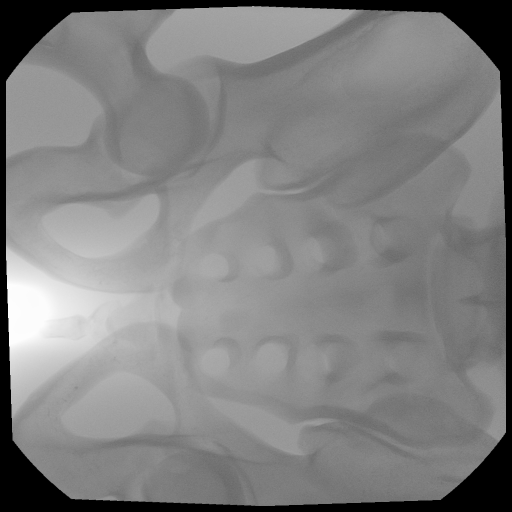
#> input picture synthetic_data_generation/xray.png, 1024 x 1024 px (shown at 1/2 size); its folder holds only this picture in this run
$ python -i utils.py   (imports and definitions only)
#> lines starting #> are read from the running program, lines starting #| are printed output that depends on the picture
#> further down, picture is the input picture: PIL image 1024x1024 RGBA; mean R, G, B, A 128.6, 128.6, 128.6, 255
import glob
import os
import random
import shutil

import cv2
import numpy as np
from PIL import ImageEnhance, ImageFilter, Image
from sklearn.model_selection import train_test_split


def apply_transformations(image):
    # Apply random rotation
    angle = random.randint(-180, 180)
    rotated_image = image.rotate(angle)
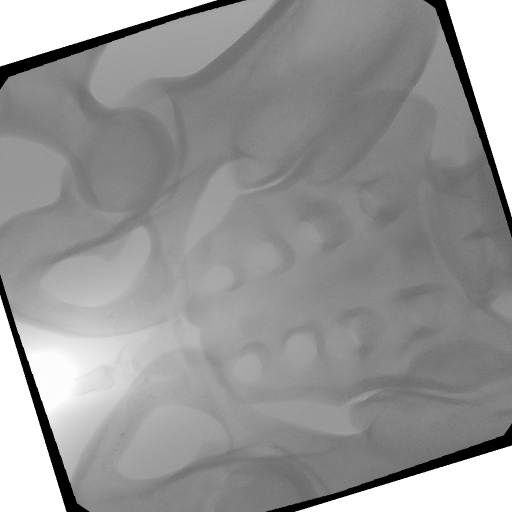
#> rotated_image: PIL image 1024x1024 RGBA (shown at 1/2 size); mean R, G, B, A 122.2, 122.2, 122.2, 226.8; transparent parts drawn white

    # Apply random brightness change
    enhancer = ImageEnhance.Brightness(rotated_image)
    brightness_factor = random.uniform(0.5, 1.5)
    brightened_image = enhancer.enhance(brightness_factor)
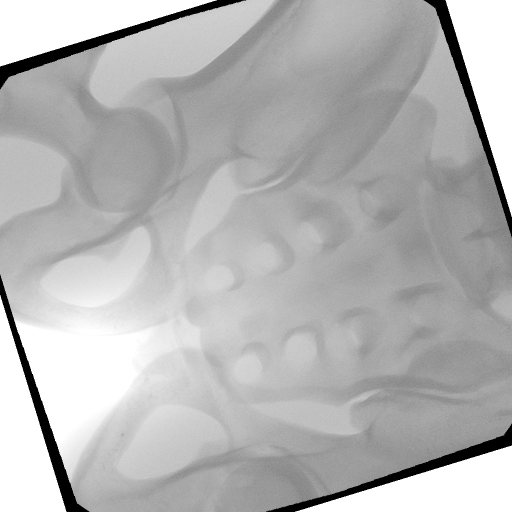
#> brightened_image: PIL image 1024x1024 RGBA (shown at 1/2 size); mean R, G, B, A 152.3, 152.3, 152.3, 226.8; transparent parts drawn white

    # Apply random contrast change
    contrast_enhancer = ImageEnhance.Contrast(brightened_image)
    contrast_factor = random.uniform(0.5, 1.5)
    final_image = contrast_enhancer.enhance(contrast_factor)

    return final_image


# [38 lines left out: function add_noise_and_blur, not called in this run]


def move_files(files, source_dir, target_dir):
    for file in files:
        os.rename(os.path.join(source_dir, file), os.path.join(target_dir, file))


# [43 lines left out: functions copy_files, arrange, not called in this run]

>>> from PIL import Image
>>> picture = Image.open('xray.png')
>>> result = apply_transformations(picture)
